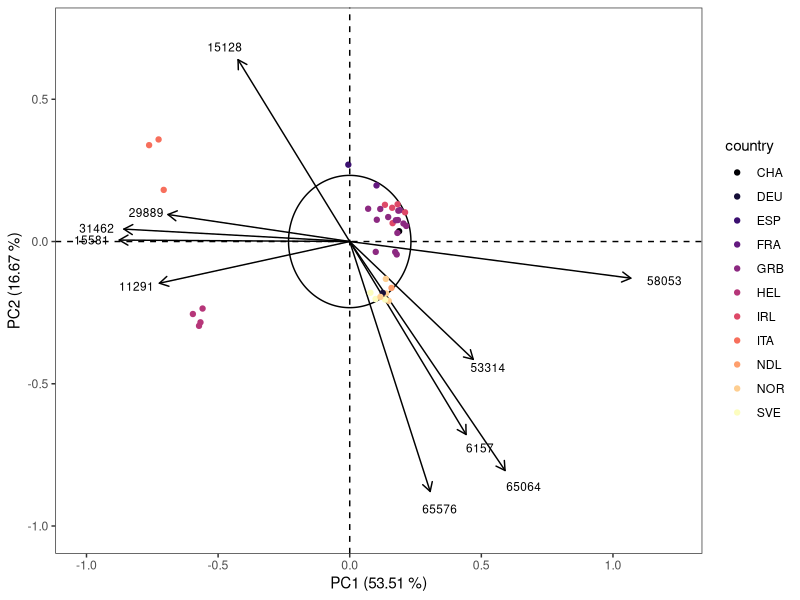
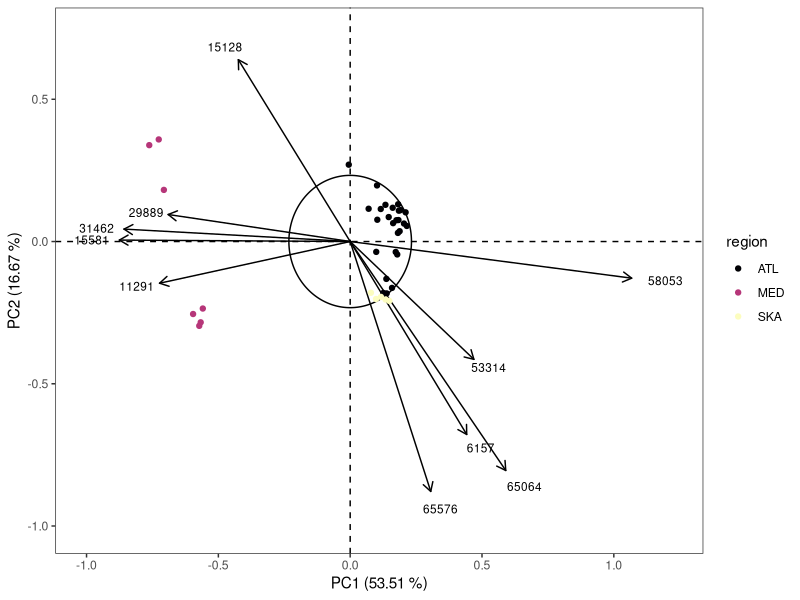
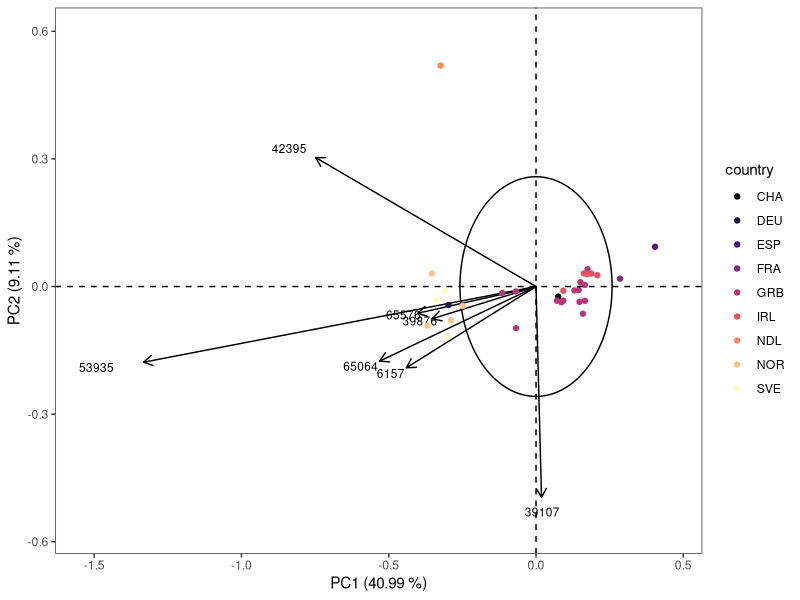
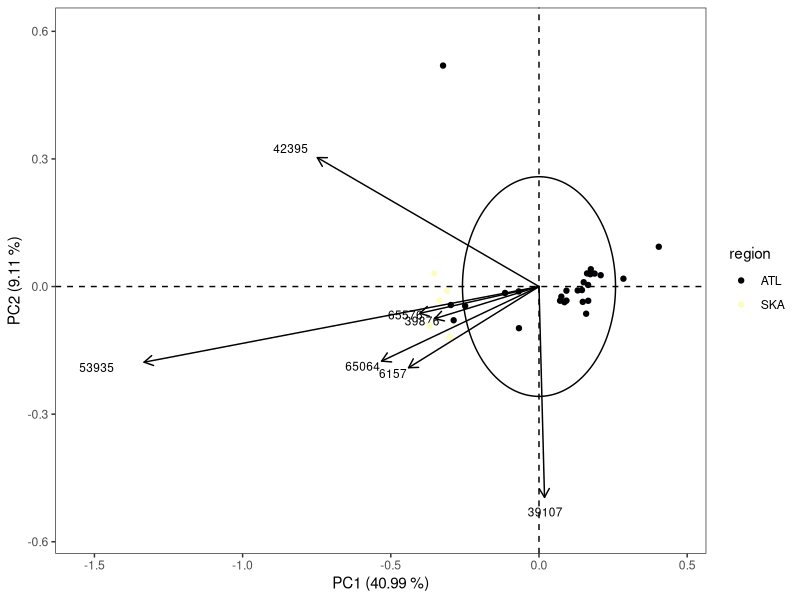
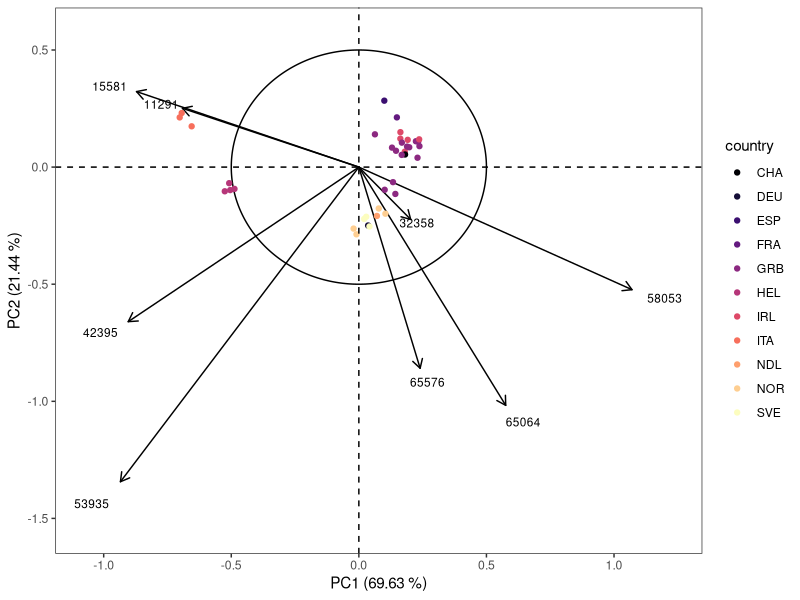
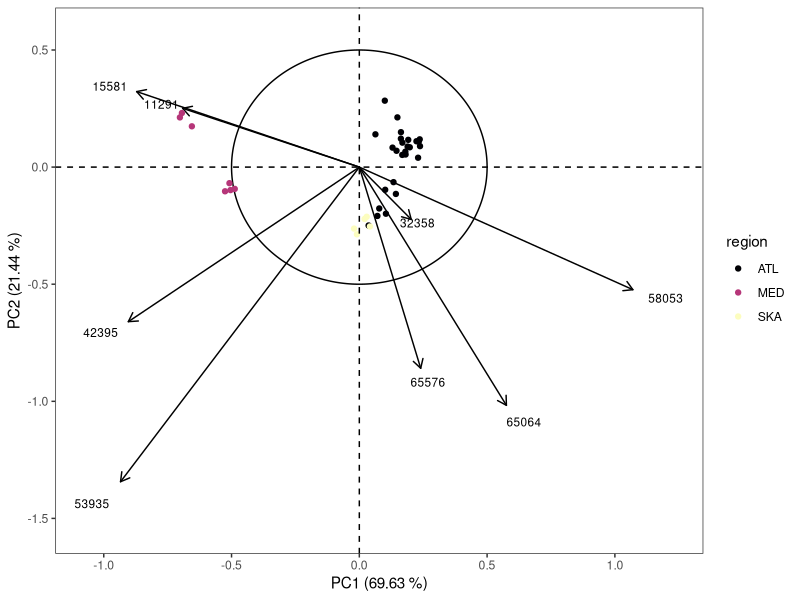
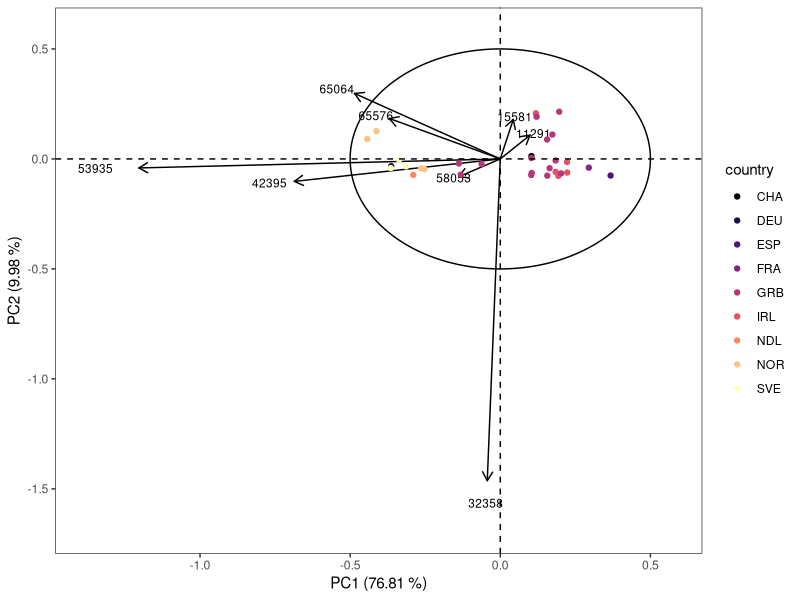
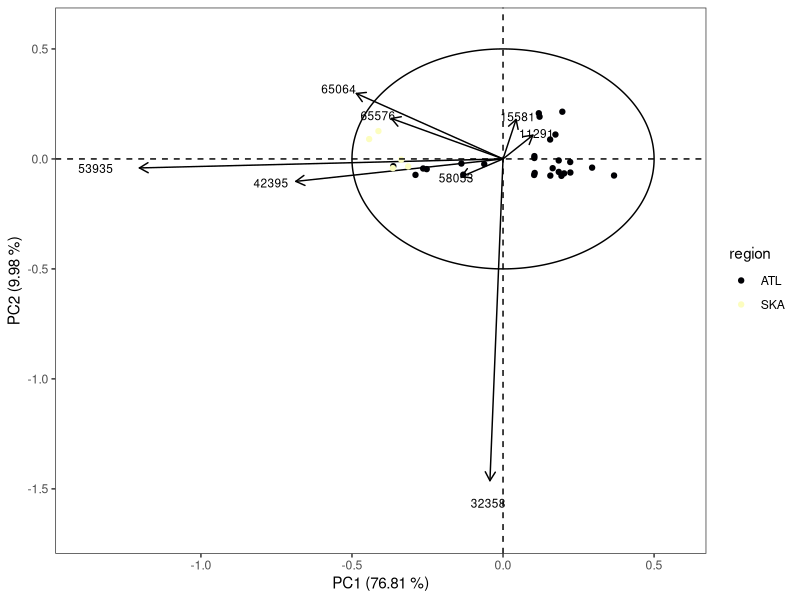

R code for these plots, in order:
library(vegan)
library(tidyverse)
library(ggforce)

countryList <- function(populations){
  reference <- data.frame(
                  pop = c("Brd","Cro","Eye","Heb","Iom","Ios","Loo","Lyn","Ork","Pad","Pem","She","Sbs","Sul",
                          "Jer",
                          "Idr",
                          "Hel",
                          "Ale","Sky","The","Tor",
                          "Cor","Hoo","Kil","Mul","Ven",
                          "Laz","Tar","Sar",
                          "Oos",
                          "Ber","Flo","Sin","Tro",
                          "Vig",
                          "Gul","Kav","Lys"),
                  country = c(rep("GRB",14),"CHA","FRA","DEU",rep("HEL",4),rep("IRL",5),rep("ITA",3),"NDL",rep("NOR",4),"ESP",rep("SVE",3))
                )
  for(i in 1:nrow(reference)){
    populations[populations == reference$pop[i]] <- reference$country[i]
  }

  return(populations)
}

regionList <- function(populations){
  reference <- data.frame(
                  pop = c("Brd","Cro","Eye","Heb","Iom","Ios","Loo","Lyn","Ork","Pad","Pem","She","Sbs","Sul",
                          "Jer",
                          "Idr",
                          "Hel",
                          "Ale","Sky","The","Tor",
                          "Cor","Hoo","Kil","Mul","Ven",
                          "Laz","Tar","Sar",
                          "Oos",
                          "Ber","Tro",
                          "Flo","Sin",
                          "Vig",
                          "Gul","Kav","Lys"),
                  region = c(rep("ATL",17),rep("MED",4),rep("ATL",5),rep("MED",3),rep("ATL",3),rep("SKA",2),"ATL",rep("SKA",3))
                )
  for(i in 1:nrow(reference)){
    populations[populations == reference$pop[i]] <- reference$region[i]
  }

  return(populations)
}

makePlotDF <- function(Evectors,names){
  df.plot <- Evectors[,1:2] %>% as.data.frame()
  rownames(df.plot) <- names
  df.plot$country <- rownames(df.plot)
  df.plot$country <- countryList(df.plot$country)
  df.plot$region <- rownames(df.plot)
  df.plot$region <- regionList(df.plot$region)

  print(df.plot)
  return(df.plot)
}

plotPCA <- function(df.plot, Evalues, U, fileName, option){
  lambda <- sprintf("%.2f",round(Evalues[1:2] / sum(Evalues) *100, 2))
  rad <- sqrt(2/length(Evalues))
  p <- ggplot() + geom_segment(data=U,x=rep(0,nrow(U)),y=rep(0,nrow(U)),xend=U[,1],yend=U[,2], 
             	lineend='round', arrow = arrow(length = unit(0.1, "inches"))) + 
  			 geom_circle(aes(x0=0,y0=0,r=rad)) +
  			 geom_text(data=U,aes(x=1.12*PC1,y=1.07*PC2,label=rownames(U)),size=3) +
  			 geom_point(data=df.plot,aes(x=PC1,y=PC2,col=df.plot[,option]),size=1.5) +
             theme_bw() + scale_color_viridis_d(option='magma') +
             xlab(paste0("PC1 (",lambda[1]," %)")) + ylab(paste0("PC2 (",lambda[2]," %)")) +
             theme(panel.grid.major = element_blank(),panel.grid.minor = element_blank()) +
             geom_hline(yintercept=0,linetype="dashed") + geom_vline(xintercept=0,linetype="dashed") +
             guides(col=guide_legend(title=colnames(df.plot)[option])) +
             xlim(1.15*min(df.plot$PC1,U$PC1,-rad),1.15*max(df.plot$PC1,U$PC1,rad)) +
             ylim(1.15*min(df.plot$PC2,U$PC2,-rad),1.15*max(df.plot$PC2,U$PC2,rad)) 

  p %>% ggsave(fileName,.,device='png',width=15,height=10,units='cm')
}

PCAOutput <- function(allele.freq,thresh){
	PCA <- rda(allele.freq)
	PCA_sum <- summary(PCA)
	PCA.good <- as.data.frame(goodness(PCA, model = "CA", choices = 1:3))
	print(PCA.good[order(-PCA.good$PC2),])

	SNP_list <- rownames(PCA.good[PCA.good$PC2 > thresh,])
	site.scores <- scores(PCA, scaling=1, display="sites")
	species.scores <- scores(PCA, scaling=1, display="species")
	species.scores <- as.data.frame(species.scores[rownames(species.scores) %in% SNP_list,])
	rownames(species.scores) <- substr(rownames(species.scores),start=2,stop=nchar(rownames(species.scores))-2)

	Evalues <- as.vector(PCA_sum$cont$importance[2,])

	PCAOut <- list(Evectors=site.scores, Umatrix=species.scores, Evalues=Evalues)

}

al.freq.tot <- read.csv("Output/allele_freq_total.csv", header=T,row.names=1)
PCA.tot <- PCAOutput(al.freq.tot,0.90)
df.plot.tot <- makePlotDF(PCA.tot$Evectors, rownames(PCA.tot$Evectors))
plotPCA(df.plot.tot,PCA.tot$Evalues,PCA.tot$Umatrix,"PCA_tot_country.png",3)
plotPCA(df.plot.tot,PCA.tot$Evalues,PCA.tot$Umatrix,"PCA_tot_region.png",4)

al.freq.atl <- al.freq.tot[!(row.names(al.freq.tot) %in% c("Laz","Tar","Sar","Ale","The","Tor","Sky")),]
PCA.atl <- PCAOutput(al.freq.atl,0.7)
df.plot.atl <- makePlotDF(PCA.atl$Evectors, rownames(PCA.atl$Evectors))
plotPCA(df.plot.atl,PCA.atl$Evalues,PCA.atl$Umatrix,"PCA_atl_country.png",3)
plotPCA(df.plot.atl,PCA.atl$Evalues,PCA.atl$Umatrix,"PCA_atl_region.png",4)

al.freq.sel.tot <- read.csv("Output/allele_freq_sel.csv", header=T, row.names=1)
PCA.sel.tot <- PCAOutput(al.freq.sel.tot,0.01)
df.plot.sel.tot <- makePlotDF(PCA.sel.tot$Evectors, rownames(PCA.sel.tot$Evectors))
plotPCA(df.plot.sel.tot,PCA.sel.tot$Evalues,PCA.sel.tot$Umatrix,"PCA_sel_tot_country.png",3)
plotPCA(df.plot.sel.tot,PCA.sel.tot$Evalues,PCA.sel.tot$Umatrix,"PCA_sel_tot_region.png",4)

al.freq.sel.atl <- al.freq.sel.tot[!(row.names(al.freq.sel.tot) %in% c("Laz","Tar","Sar","Ale","The","Tor","Sky")),]
PCA.sel.atl <- PCAOutput(al.freq.sel.atl,0.01)
df.plot.sel.atl <- makePlotDF(PCA.sel.atl$Evectors, rownames(PCA.sel.atl$Evectors))
plotPCA(df.plot.sel.atl,PCA.sel.atl$Evalues,PCA.sel.atl$Umatrix,"PCA_sel_atl_country.png",3)
plotPCA(df.plot.sel.atl,PCA.sel.atl$Evalues,PCA.sel.atl$Umatrix,"PCA_sel_atl_region.png",4)

al.freq.neut.tot <- read.csv("Output/allele_freq_neut.csv", header=T, row.names=1)
PCA.neut.tot <- PCAOutput(al.freq.neut.tot,0.80)
df.plot.neut.tot <- makePlotDF(PCA.neut.tot$Evectors, rownames(PCA.neut.tot$Evectors))
plotPCA(df.plot.neut.tot,PCA.neut.tot$Evalues,PCA.neut.tot$Umatrix,"PCA_neut_tot_country.png",3)
plotPCA(df.plot.neut.tot,PCA.neut.tot$Evalues,PCA.neut.tot$Umatrix,"PCA_neut_tot_region.png",4)

al.freq.neut.atl <- al.freq.neut.tot[!(row.names(al.freq.neut.tot) %in% c("Laz","Tar","Sar","Ale","The","Tor","Sky")),]
PCA.neut.atl <- PCAOutput(al.freq.neut.atl,0.70)
df.plot.neut.atl <- makePlotDF(PCA.neut.atl$Evectors, rownames(PCA.neut.atl$Evectors))
plotPCA(df.plot.neut.atl,PCA.neut.atl$Evalues,PCA.neut.atl$Umatrix,"PCA_neut_atl_country.png",3)
plotPCA(df.plot.neut.atl,PCA.neut.atl$Evalues,PCA.neut.atl$Umatrix,"PCA_neut_atl_region.png",4)